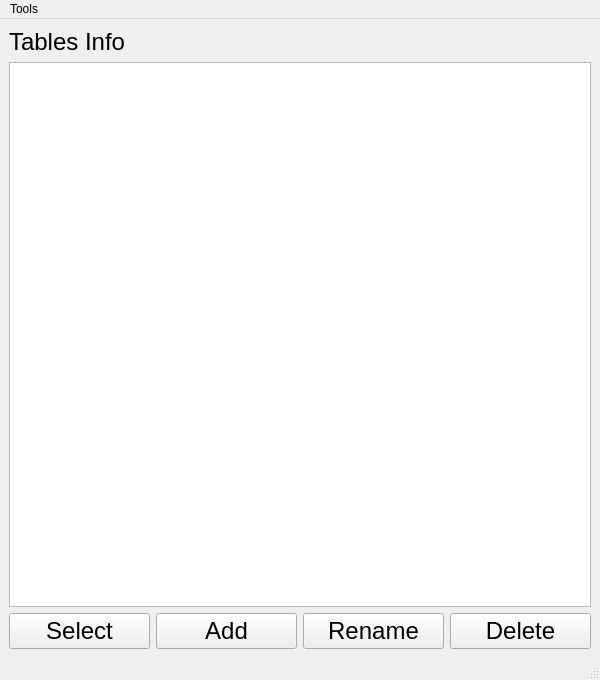
<?xml version="1.0" encoding="UTF-8"?>
<ui version="4.0">
 <class>TManagerWindow</class>
 <widget class="QMainWindow" name="TManagerWindow">
  <property name="geometry">
   <rect>
    <x>0</x>
    <y>0</y>
    <width>600</width>
    <height>680</height>
   </rect>
  </property>
  <property name="windowTitle">
   <string>MainWindow</string>
  </property>
  <widget class="QWidget" name="centralwidget">
   <layout class="QVBoxLayout" name="verticalLayout">
    <item>
     <widget class="QLabel" name="lblInfo">
      <property name="font">
       <font>
        <pointsize>18</pointsize>
       </font>
      </property>
      <property name="text">
       <string>Tables Info</string>
      </property>
     </widget>
    </item>
    <item>
     <widget class="QListWidget" name="listWidget">
      <property name="font">
       <font>
        <pointsize>18</pointsize>
       </font>
      </property>
      <property name="alternatingRowColors">
       <bool>true</bool>
      </property>
     </widget>
    </item>
    <item>
     <layout class="QHBoxLayout" name="horizontalLayout">
      <item>
       <widget class="QPushButton" name="btnSelect">
        <property name="font">
         <font>
          <pointsize>18</pointsize>
         </font>
        </property>
        <property name="text">
         <string>Select</string>
        </property>
        <property name="icon">
         <iconset>
          <normalon>:/images/images/Ok.png</normalon>
         </iconset>
        </property>
       </widget>
      </item>
      <item>
       <widget class="QPushButton" name="btnAdd">
        <property name="font">
         <font>
          <pointsize>18</pointsize>
         </font>
        </property>
        <property name="text">
         <string>Add</string>
        </property>
        <property name="icon">
         <iconset>
          <normalon>:/images/images/plus.png</normalon>
         </iconset>
        </property>
       </widget>
      </item>
      <item>
       <widget class="QPushButton" name="btnRename">
        <property name="font">
         <font>
          <pointsize>18</pointsize>
         </font>
        </property>
        <property name="text">
         <string>Rename</string>
        </property>
        <property name="icon">
         <iconset>
          <normalon>:/images/images/edit.png</normalon>
         </iconset>
        </property>
       </widget>
      </item>
      <item>
       <widget class="QPushButton" name="btnDelete">
        <property name="font">
         <font>
          <pointsize>18</pointsize>
         </font>
        </property>
        <property name="text">
         <string>Delete</string>
        </property>
        <property name="icon">
         <iconset>
          <normalon>:/images/images/minus.png</normalon>
         </iconset>
        </property>
       </widget>
      </item>
     </layout>
    </item>
   </layout>
  </widget>
  <widget class="QMenuBar" name="menubar">
   <property name="geometry">
    <rect>
     <x>0</x>
     <y>0</y>
     <width>600</width>
     <height>17</height>
    </rect>
   </property>
   <widget class="QMenu" name="menuTools">
    <property name="title">
     <string>Tools</string>
    </property>
    <addaction name="actionDelete_ALL"/>
   </widget>
   <addaction name="menuTools"/>
  </widget>
  <widget class="QStatusBar" name="statusbar"/>
  <action name="actionDelete_ALL">
   <property name="text">
    <string>Delete ALL!</string>
   </property>
  </action>
 </widget>
 <resources/>
 <connections/>
</ui>
